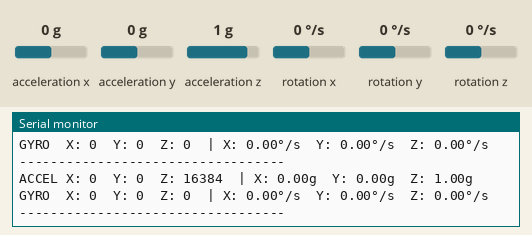
Recording of a sketch running on a simulated Arduino Uno, built with avr-gcc and run on an emulated ATmega328P. Parts: the last lines printed to the serial monitor. Wiring (inferred from the names in the program): MPU-6050 motion sensor at I2C address 0x68. The inputs (shaded band) are chosen by the test bench; at power-on: acceleration x 0 g, acceleration y 0 g, acceleration z 1 g, rotation x 0 °/s, rotation y 0 °/s, rotation z 0 °/s.

Above: at 1.3 s.
1.4 s: acceleration x set to -1.4 g
At 1.42 s:
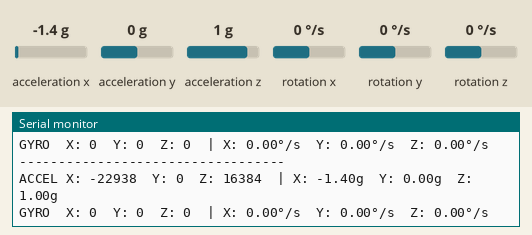
2.9 s: acceleration y set to -1.4 g
At 4.0 s:
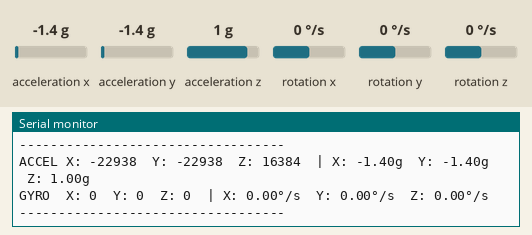
4.4 s: acceleration z set to -1.4 g
At 5.4 s:
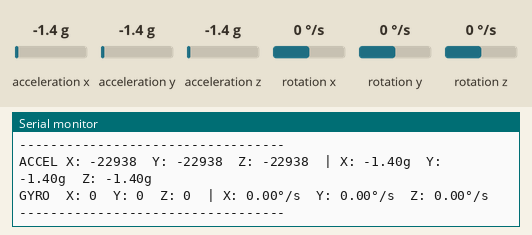
5.9 s: rotation x set to -192 °/s
At 7.0 s:
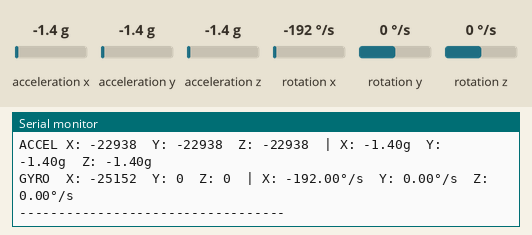
7.4 s: rotation y set to -192 °/s
At 8.2 s:
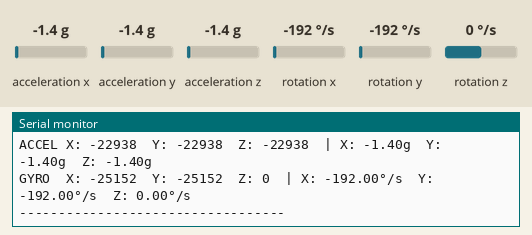

The sketch:

MPU6050_IMU.ino
```cpp
#include <Wire.h>

// MPU6050 I2C address
#define MPU6050_ADDR 0x68

// MPU6050 registers
#define MPU6050_ACCEL_XOUT_H 0x3B
#define MPU6050_GYRO_XOUT_H  0x43
#define MPU6050_PWR_MGMT_1   0x6B
#define MPU6050_WHO_AM_I     0x75

// Variables for sensor readings
int16_t accelX, accelY, accelZ;
int16_t gyroX, gyroY, gyroZ;
int16_t temperature;

// For calculating actual values
const float accelScale = 16384.0;  // for ±2g range
const float gyroScale = 131.0;     // for ±250°/s range

unsigned long lastTime = 0;
unsigned long sampleRate = 100;  // 100ms = 10Hz

void setup() {
  // Initialize serial communication
  Serial.begin(115200);
  while (!Serial) {
    ; // Wait for serial port to connect
  }

  // Initialize I2C
  Wire.begin();

  // Check if MPU6050 is connected
  byte whoAmI = readMPU6050Register(MPU6050_WHO_AM_I);
  if (whoAmI != 0x68) {
    Serial.print("Expected MPU6050 WHO_AM_I to be 0x68, got 0x");
    Serial.println(whoAmI, HEX);
    Serial.println("Check your connections!");
    while (1) {
      delay(1000);
    }
  }

  // Initialize MPU6050
  initMPU6050();

  Serial.println("MPU6050 initialized successfully!");
  Serial.println("----------------------------------");
  Serial.println("Raw Values | Converted Values (g, °/s)");
  Serial.println("----------------------------------");
}

void loop() {
  unsigned long currentTime = millis();

  // Read at the specified sample rate
  if (currentTime - lastTime >= sampleRate) {
    lastTime = currentTime;

    // Read all sensor data
    readMPU6050Data();

    // Print raw data
    Serial.print("ACCEL X: ");
    Serial.print(accelX);
    Serial.print("\tY: ");
    Serial.print(accelY);
    Serial.print("\tZ: ");
    Serial.print(accelZ);

    // Print converted acceleration data (in g)
    Serial.print("\t| X: ");
    Serial.print(accelX / accelScale, 2);
    Serial.print("g\tY: ");
    Serial.print(accelY / accelScale, 2);
    Serial.print("g\tZ: ");
    Serial.print(accelZ / accelScale, 2);
    Serial.println("g");

    // Print raw gyro data
    Serial.print("GYRO  X: ");
    Serial.print(gyroX);
    Serial.print("\tY: ");
    Serial.print(gyroY);
    Serial.print("\tZ: ");
    Serial.print(gyroZ);

    // Print converted gyro data (in degrees/second)
    Serial.print("\t| X: ");
    Serial.print(gyroX / gyroScale, 2);
    Serial.print("°/s\tY: ");
    Serial.print(gyroY / gyroScale, 2);
    Serial.print("°/s\tZ: ");
    Serial.print(gyroZ / gyroScale, 2);
    Serial.println("°/s");

    // Print divider
    Serial.println("----------------------------------");
  }
}

void initMPU6050() {
  // Wake up MPU6050 (clear sleep bit)
  writeMPU6050Register(MPU6050_PWR_MGMT_1, 0x00);

  // Small delay for the sensor to initialize
  delay(100);
}

void readMPU6050Data() {
  // Request accelerometer data (6 bytes)
  Wire.beginTransmission(MPU6050_ADDR);
  Wire.write(MPU6050_ACCEL_XOUT_H);
  Wire.endTransmission(false);
  Wire.requestFrom(MPU6050_ADDR, 6, true);

  // Read accelerometer data (high byte first, then low byte)
  accelX = (Wire.read() << 8) | Wire.read();
  accelY = (Wire.read() << 8) | Wire.read();
  accelZ = (Wire.read() << 8) | Wire.read();

  // Request gyroscope data (6 bytes)
  Wire.beginTransmission(MPU6050_ADDR);
  Wire.write(MPU6050_GYRO_XOUT_H);
  Wire.endTransmission(false);
  Wire.requestFrom(MPU6050_ADDR, 6, true);

  // Read gyroscope data (high byte first, then low byte)
  gyroX = (Wire.read() << 8) | Wire.read();
  gyroY = (Wire.read() << 8) | Wire.read();
  gyroZ = (Wire.read() << 8) | Wire.read();
}

void writeMPU6050Register(uint8_t reg, uint8_t value) {
  Wire.beginTransmission(MPU6050_ADDR);
  Wire.write(reg);
  Wire.write(value);
  Wire.endTransmission();
}

uint8_t readMPU6050Register(uint8_t reg) {
  Wire.beginTransmission(MPU6050_ADDR);
  Wire.write(reg);
  Wire.endTransmission(false);
  Wire.requestFrom(MPU6050_ADDR, 1, true);
  return Wire.read();
}
```

Measured:
- after the input at 1.4 s, the serial monitor: prints a new line at once (image 1)
- after the input at 2.9 s, the serial monitor: prints a new line at once (image 2)
- after the input at 4.4 s, the serial monitor: prints a new line at once (image 3)
- after the input at 5.9 s, the serial monitor: prints a new line at once (image 4)
- after the input at 7.4 s, the serial monitor: prints a new line at once (image 5)
